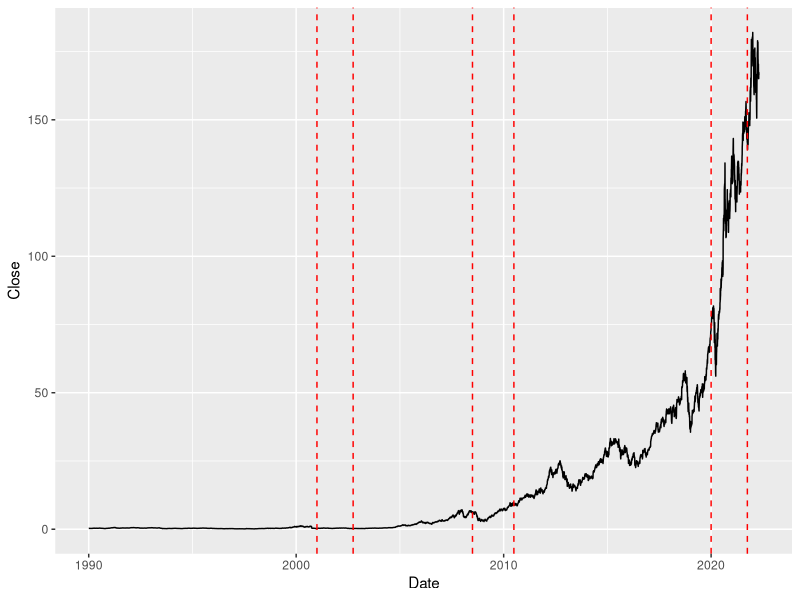
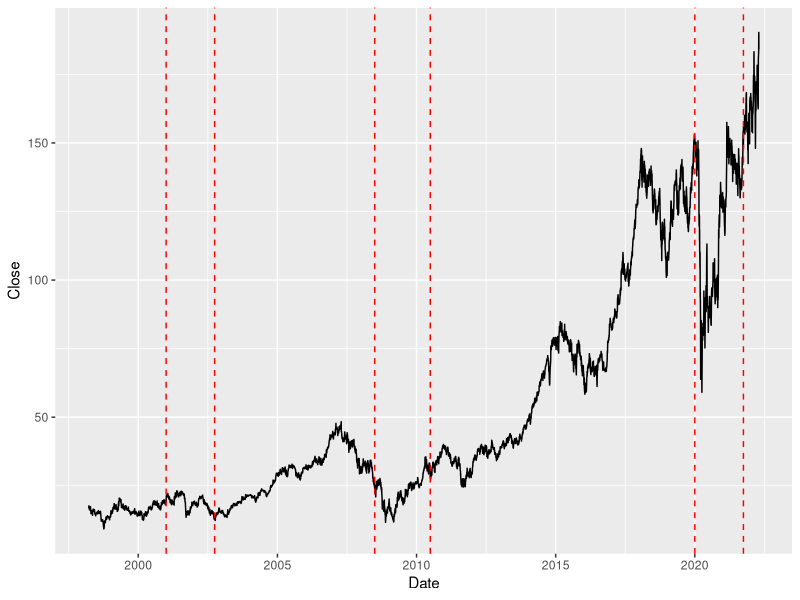
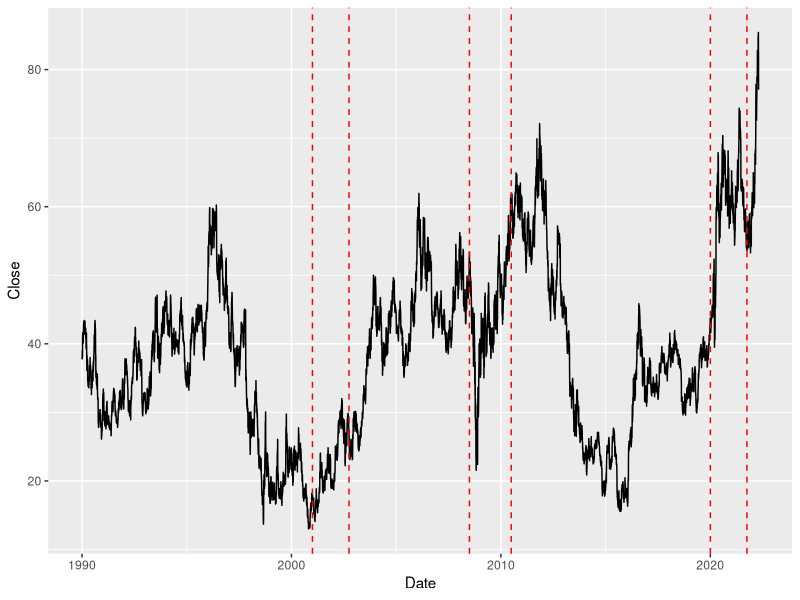
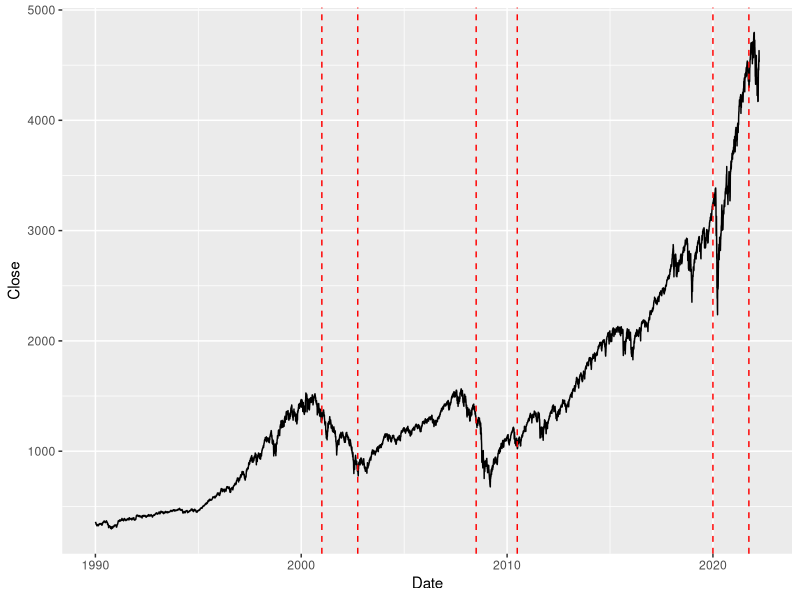
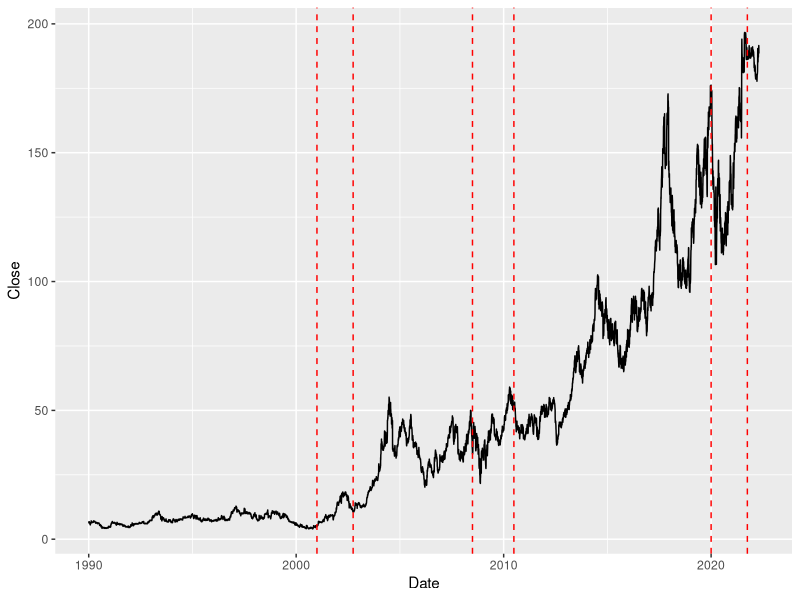
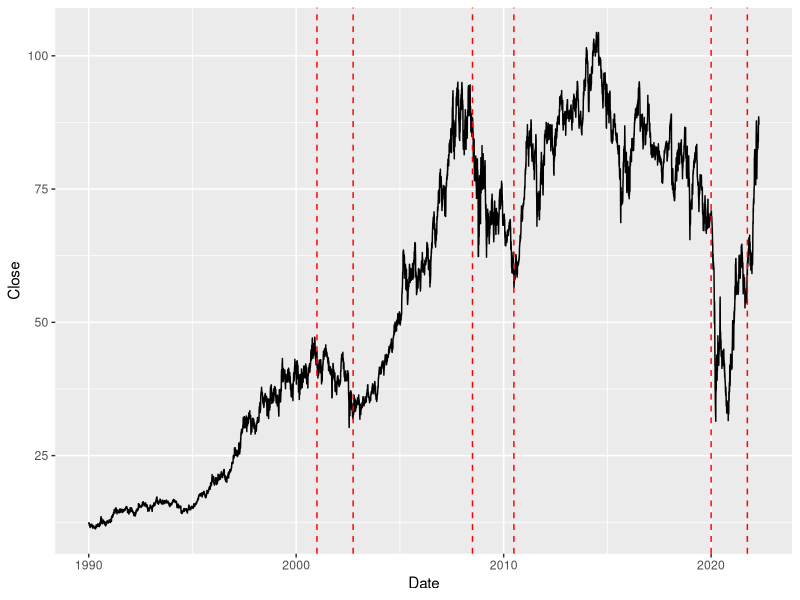

These figures' R source, in order:
#### Preamble ####
# Purpose: Cleaning data and graphing
# Author: Zecheng Wu
# Data: 5 April 2022
# Contact: zbill.wu@mail.utoronto.ca
# License: MIT


#### Workspace setup ####
# Use R Projects, not setwd().

library(tidyverse)
library(ggplot2)

# Read in the raw data. 

S_P <- readr::read_csv("inputs/data/HistoricalPrices.csv")
AAPL <- readr::read_csv("inputs/data/tech_AAPL.csv")
MAR <- readr::read_csv("inputs/data/house_MAR.csv")
SAFM <- readr::read_csv("inputs/data/agri_SAFM.csv")
NEM <- readr::read_csv("inputs/data/gold_NEM.csv")
XOM <- readr::read_csv("inputs/data/gas_XOM.csv")

#Cleaning S&P
S_P$Date <- as.Date(S_P$Date, "%m/%d/%y")

#### What's next? ####

S_P_graph <- ggplot(data = S_P, aes(x = Date, y = Close)) + 
  geom_line() + 
  geom_vline(xintercept = as.numeric(as.Date("2001/01/01")), color = 'red', linetype = 2) +
  geom_vline(xintercept = as.numeric(as.Date("2002/09/30")), color = 'red', linetype = 2) + 
  geom_vline(xintercept = as.numeric(as.Date("2008/07/01")), color = 'red', linetype = 2) + 
  geom_vline(xintercept = as.numeric(as.Date("2010/06/30")), color = 'red', linetype = 2) + 
  geom_vline(xintercept = as.numeric(as.Date("2020/01/01")), color = 'red', linetype = 2) + 
  geom_vline(xintercept = as.numeric(as.Date("2021/09/30")), color = 'red', linetype = 2) 


AAPL_graph <- ggplot(data = AAPL, aes(x = Date, y = Close)) + 
  geom_line() + 
  geom_vline(xintercept = as.numeric(as.Date("2001/01/01")), color = 'red', linetype = 2) +
  geom_vline(xintercept = as.numeric(as.Date("2002/09/30")), color = 'red', linetype = 2) + 
  geom_vline(xintercept = as.numeric(as.Date("2008/07/01")), color = 'red', linetype = 2) + 
  geom_vline(xintercept = as.numeric(as.Date("2010/06/30")), color = 'red', linetype = 2) + 
  geom_vline(xintercept = as.numeric(as.Date("2020/01/01")), color = 'red', linetype = 2) + 
  geom_vline(xintercept = as.numeric(as.Date("2021/09/30")), color = 'red', linetype = 2) 

MAR_graph <- ggplot(data = MAR, aes(x = Date, y = Close)) + 
  geom_line() + 
  geom_vline(xintercept = as.numeric(as.Date("2001/01/01")), color = 'red', linetype = 2) +
  geom_vline(xintercept = as.numeric(as.Date("2002/09/30")), color = 'red', linetype = 2) + 
  geom_vline(xintercept = as.numeric(as.Date("2008/07/01")), color = 'red', linetype = 2) + 
  geom_vline(xintercept = as.numeric(as.Date("2010/06/30")), color = 'red', linetype = 2) + 
  geom_vline(xintercept = as.numeric(as.Date("2020/01/01")), color = 'red', linetype = 2) + 
  geom_vline(xintercept = as.numeric(as.Date("2021/09/30")), color = 'red', linetype = 2) 

SAFM_graph <- ggplot(data = SAFM, aes(x = Date, y = Close)) + 
  geom_line() + 
  geom_vline(xintercept = as.numeric(as.Date("2001/01/01")), color = 'red', linetype = 2) +
  geom_vline(xintercept = as.numeric(as.Date("2002/09/30")), color = 'red', linetype = 2) + 
  geom_vline(xintercept = as.numeric(as.Date("2008/07/01")), color = 'red', linetype = 2) + 
  geom_vline(xintercept = as.numeric(as.Date("2010/06/30")), color = 'red', linetype = 2) + 
  geom_vline(xintercept = as.numeric(as.Date("2020/01/01")), color = 'red', linetype = 2) + 
  geom_vline(xintercept = as.numeric(as.Date("2021/09/30")), color = 'red', linetype = 2) 

NEM_graph <- ggplot(data = NEM, aes(x = Date, y = Close)) + 
  geom_line() + 
  geom_vline(xintercept = as.numeric(as.Date("2001/01/01")), color = 'red', linetype = 2) +
  geom_vline(xintercept = as.numeric(as.Date("2002/09/30")), color = 'red', linetype = 2) + 
  geom_vline(xintercept = as.numeric(as.Date("2008/07/01")), color = 'red', linetype = 2) + 
  geom_vline(xintercept = as.numeric(as.Date("2010/06/30")), color = 'red', linetype = 2) + 
  geom_vline(xintercept = as.numeric(as.Date("2020/01/01")), color = 'red', linetype = 2) + 
  geom_vline(xintercept = as.numeric(as.Date("2021/09/30")), color = 'red', linetype = 2) 

XOM_graph <- ggplot(data = XOM, aes(x = Date, y = Close)) + 
  geom_line() + 
  geom_vline(xintercept = as.numeric(as.Date("2001/01/01")), color = 'red', linetype = 2) +
  geom_vline(xintercept = as.numeric(as.Date("2002/09/30")), color = 'red', linetype = 2) + 
  geom_vline(xintercept = as.numeric(as.Date("2008/07/01")), color = 'red', linetype = 2) + 
  geom_vline(xintercept = as.numeric(as.Date("2010/06/30")), color = 'red', linetype = 2) + 
  geom_vline(xintercept = as.numeric(as.Date("2020/01/01")), color = 'red', linetype = 2) + 
  geom_vline(xintercept = as.numeric(as.Date("2021/09/30")), color = 'red', linetype = 2) 


# Recession 1: tech bubble

r1_S_P <- S_P %>% filter(Date >= as.Date("2001/01/01") & Date <= as.Date("2002/09/30"))
r1_AAPL <- AAPL %>% filter(Date >= as.Date("2001/01/01") & Date <= as.Date("2002/09/30"))
r1_MAR <- MAR %>% filter(Date >= as.Date("2001/01/01") & Date <= as.Date("2002/09/30"))
r1_SAFM <- SAFM %>% filter(Date >= as.Date("2001/01/01") & Date <= as.Date("2002/09/30"))
r1_NEM <- NEM %>% filter(Date >= as.Date("2001/01/01") & Date <= as.Date("2002/09/30"))
r1_XOM <- XOM %>% filter(Date >= as.Date("2001/01/01") & Date <= as.Date("2002/09/30"))

#combining all tables

r1_S_P <- rename(r1_S_P, S_P = Close) %>% 
  select(Date, S_P)
r1_AAPL <- rename(r1_AAPL, AAPL = Close) %>% 
  select(Date, AAPL)
r1_MAR <- rename(r1_MAR, MAR = Close) %>% 
  select(Date, MAR)
r1_SAFM <- rename(r1_SAFM, SAFM = Close) %>% 
  select(Date, SAFM)
r1_NEM <- rename(r1_NEM, NEM = Close) %>% 
  select(Date, NEM)
r1_XOM <- rename(r1_XOM, XOM = Close) %>% 
  select(Date, XOM)

clean1 <- inner_join(r1_S_P, r1_AAPL, by = "Date")
clean2 <- inner_join(clean1, r1_MAR, by = "Date")
clean3 <- inner_join(clean2, r1_SAFM, by = "Date")
clean4 <- inner_join(clean3, r1_NEM, by = "Date")
clean5 <- inner_join(clean4, r1_XOM, by = "Date")

#creating model

model1 <- lm(S_P ~ AAPL + MAR + SAFM + NEM + XOM , data = clean5)

# Recession 2: housing bubble

r2_S_P <- S_P %>% filter(Date >= as.Date("2008/07/01") & Date <= as.Date("2010/06/30"))
r2_AAPL <- AAPL %>% filter(Date >= as.Date("2008/07/01") & Date <= as.Date("2010/06/30"))
r2_MAR <- MAR %>% filter(Date >= as.Date("2008/07/01") & Date <= as.Date("2010/06/30"))
r2_SAFM <- SAFM %>% filter(Date >= as.Date("2008/07/01") & Date <= as.Date("2010/06/30"))
r2_NEM <- NEM %>% filter(Date >= as.Date("2008/07/01") & Date <= as.Date("2010/06/30"))
r2_XOM <- XOM %>% filter(Date >= as.Date("2008/07/01") & Date <= as.Date("2010/06/30"))

#combining all tables

r2_S_P <- rename(r2_S_P, S_P = Close) %>% 
  select(Date, S_P)
r2_AAPL <- rename(r2_AAPL, AAPL = Close) %>% 
  select(Date, AAPL)
r2_MAR <- rename(r2_MAR, MAR = Close) %>% 
  select(Date, MAR)
r2_SAFM <- rename(r2_SAFM, SAFM = Close) %>% 
  select(Date, SAFM)
r2_NEM <- rename(r2_NEM, NEM = Close) %>% 
  select(Date, NEM)
r2_XOM <- rename(r2_XOM, XOM = Close) %>% 
  select(Date, XOM)

clean6 <- inner_join(r2_S_P, r2_AAPL, by = "Date")
clean7 <- inner_join(clean6, r2_MAR, by = "Date")
clean8 <- inner_join(clean7, r2_SAFM, by = "Date")
clean9 <- inner_join(clean8, r2_NEM, by = "Date")
clean10 <- inner_join(clean9, r2_XOM, by = "Date")

#creating model

model2 <- lm(S_P ~ AAPL + MAR + SAFM + NEM + XOM , data = clean10)

# Recession 3: COVID

r3_S_P <- S_P %>% filter(Date >= as.Date("2020/01/01") & Date <= as.Date("2021/09/30"))
r3_AAPL <- AAPL %>% filter(Date >= as.Date("2020/01/01") & Date <= as.Date("2021/09/30"))
r3_MAR <- MAR %>% filter(Date >= as.Date("2020/01/01") & Date <= as.Date("2021/09/30"))
r3_SAFM <- SAFM %>% filter(Date >= as.Date("2020/01/01") & Date <= as.Date("2021/09/30"))
r3_NEM <- NEM %>% filter(Date >= as.Date("2020/01/01") & Date <= as.Date("2021/09/30"))
r3_XOM <- XOM %>% filter(Date >= as.Date("2020/01/01") & Date <= as.Date("2021/09/30"))

#combining all tables

r3_S_P <- rename(r3_S_P, S_P = Close) %>% 
  select(Date, S_P)
r3_AAPL <- rename(r3_AAPL, AAPL = Close) %>% 
  select(Date, AAPL)
r3_MAR <- rename(r3_MAR, MAR = Close) %>% 
  select(Date, MAR)
r3_SAFM <- rename(r3_SAFM, SAFM = Close) %>% 
  select(Date, SAFM)
r3_NEM <- rename(r3_NEM, NEM = Close) %>% 
  select(Date, NEM)
r3_XOM <- rename(r3_XOM, XOM = Close) %>% 
  select(Date, XOM)

clean11 <- inner_join(r3_S_P, r3_AAPL, by = "Date")
clean12 <- inner_join(clean11, r3_MAR, by = "Date")
clean13 <- inner_join(clean12, r3_SAFM, by = "Date")
clean14 <- inner_join(clean13, r3_NEM, by = "Date")
clean15 <- inner_join(clean14, r3_XOM, by = "Date")

#creating model

model3 <- lm(S_P ~ AAPL + MAR + SAFM + NEM + XOM , data = clean15)


# Predicting model

p_S_P <- S_P %>% filter(Date >= as.Date("2021/04/01") & Date <= as.Date("2022/04/01"))
p_AAPL <- AAPL %>% filter(Date >= as.Date("2021/04/01") & Date <= as.Date("2022/04/01"))
p_MAR <- MAR %>% filter(Date >= as.Date("2021/04/01") & Date <= as.Date("2022/04/01"))
p_SAFM <- SAFM %>% filter(Date >= as.Date("2021/04/01") & Date <= as.Date("2022/04/01"))
p_NEM <- NEM %>% filter(Date >= as.Date("2021/04/01") & Date <= as.Date("2022/04/01"))
p_XOM <- XOM %>% filter(Date >= as.Date("2021/04/01") & Date <= as.Date("2022/04/01"))

#combining all tables

p_S_P <- rename(p_S_P, S_P = Close) %>% 
  select(Date, S_P)
p_AAPL <- rename(p_AAPL, AAPL = Close) %>% 
  select(Date, AAPL)
p_MAR <- rename(p_MAR, MAR = Close) %>% 
  select(Date, MAR)
p_SAFM <- rename(p_SAFM, SAFM = Close) %>% 
  select(Date, SAFM)
p_NEM <- rename(p_NEM, NEM = Close) %>% 
  select(Date, NEM)
p_XOM <- rename(p_XOM, XOM = Close) %>% 
  select(Date, XOM)

clean16 <- inner_join(p_S_P, p_AAPL, by = "Date")
clean17 <- inner_join(clean16, p_MAR, by = "Date")
clean18 <- inner_join(clean17, p_SAFM, by = "Date")
clean19 <- inner_join(clean18, p_NEM, by = "Date")
clean20 <- inner_join(clean19, p_XOM, by = "Date")

#creating model

model4 <- lm(S_P ~ AAPL + MAR + SAFM + NEM + XOM , data = clean20)
model5 <- lm(S_P ~ MAR + NEM + XOM , data = clean20)
model6 <- lm(S_P ~ AAPL + MAR + NEM + XOM , data = clean20)
model7 <- lm(S_P ~ AAPL + MAR + NEM , data = clean20)
model8 <- lm(S_P ~ AAPL + MAR + SAFM, data = clean20)
model9 <- lm(S_P ~ AAPL + MAR + SAFM + NEM , data = clean20)
model10 <- lm(S_P ~ AAPL + MAR + SAFM + XOM , data = clean20)
model11 <- lm(S_P ~ AAPL + NEM , data = clean20)






